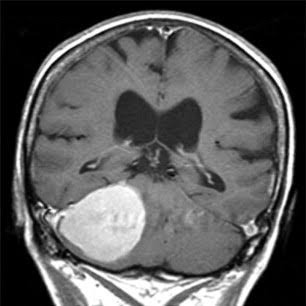
#> input picture image(14).jpg, 306 x 306 px
$ jupyter execute 'temp segmentation.ipynb'
#> lines starting #> are read from the running program, lines starting #| are printed output that depends on the picture; after the words box and inside, x2 and y2 are one past the last pixel; in counts of white or black regions, pixels touching at a corner belong together
[cell 1]
# Import libraries

import numpy as np
import pandas as pd
import matplotlib.pyplot as plt
from PIL import Image
import numpy as np
import skimage
from skimage.morphology import extrema
import cv2

[cell 2]
def ShowImage(title,img,ctype):
  plt.figure()

  if ctype=='bgr':
    b,g,r = cv2.split(img)           # get b,g,r
    rgb_img = cv2.merge([r,g,b])     # switch it to rgb
    plt.imshow(rgb_img)

  elif ctype=='hsv':
    rgb = cv2.cvtColor(img,cv2.COLOR_HSV2RGB)
    plt.imshow(rgb)

  elif ctype=='gray':
    plt.imshow(img,cmap='gray')

  elif ctype=='rgb':
    plt.imshow(img)

  else:
    raise Exception("Unknown colour type")

  plt.axis('off')
  plt.title(title)
  plt.show()

[cell 3]
img = cv2.imread('image(14).jpg')
#> img is the input picture: shape (306, 306, 3); min 0, max 255, mean 91.5


# ***********************Input Image****************************
gray = cv2.cvtColor(img,cv2.COLOR_BGR2GRAY)
ShowImage('Brain MRI',gray,'gray')


# ********************Thresholding Segmentation*****************
ret, thresh = cv2.threshold(gray,0,255,cv2.THRESH_OTSU)
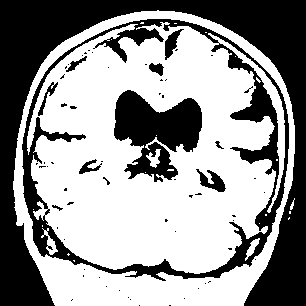
#> thresh: shape (306, 306); 59% white; 65 black regions (54 under 20 px), largest, box (x1, y1, x2, y2) and area: (0, 0, 306, 306) 23396, (22, 19, 289, 281) 8978, (114, 90, 202, 182) 4688
#> ret = 80
ShowImage('Thresholding image',thresh,'gray')


# ********************Watershed Segmentation********************


kernel = np.ones((3,3),np.uint8)
opening = cv2.morphologyEx(thresh,cv2.MORPH_OPEN,kernel, iterations = 2)
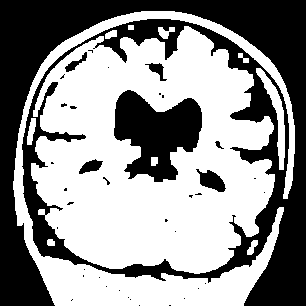
#> opening: shape (306, 306); 56.9% white; 38 black regions (31 under 20 px), largest, box (x1, y1, x2, y2) and area: (0, 0, 306, 306) 34329, (114, 90, 202, 182) 5002, (196, 169, 226, 192) 378

# Finding sure background area
sure_bg = cv2.dilate(thresh,kernel,iterations=3)
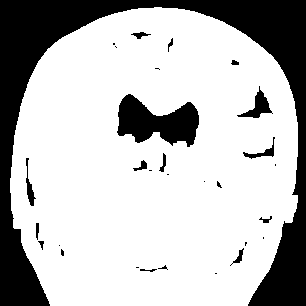
#> sure_bg: shape (306, 306); 74.2% white; 30 black regions (15 under 20 px), largest, box (x1, y1, x2, y2) and area: (0, 0, 306, 306) 20282, (117, 94, 199, 147) 2601, (237, 86, 273, 118) 383

# Finding sure foreground area
dist_transform = cv2.distanceTransform(opening,cv2.DIST_L2,5)
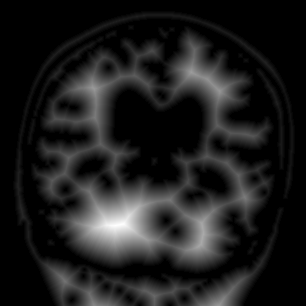
#> dist_transform: shape (306, 306) float32; min 0, max 42.38, mean 5; drawn with min black and max white
ret, sure_fg = cv2.threshold(dist_transform,0.7*dist_transform.max(),255,0)
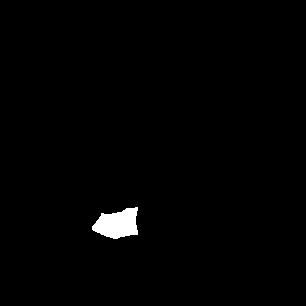
#> sure_fg: shape (306, 306) float32; 1.1% white; 1 white region, box (x1, y1, x2, y2) and area: (92, 207, 138, 239) 1016
#> ret = 29.66

# Finding unknown region
sure_fg = np.uint8(sure_fg)
unknown = cv2.subtract(sure_bg,sure_fg)
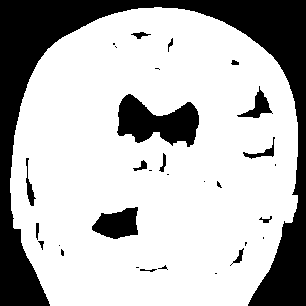
#> unknown: shape (306, 306); 73.1% white; 31 black regions (15 under 20 px), largest, box (x1, y1, x2, y2) and area: (0, 0, 306, 306) 20282, (117, 94, 199, 147) 2601, (92, 207, 138, 239) 1016

# Marker labelling
ret, markers = cv2.connectedComponents(sure_fg)
#> ret = 2

# Add one to all labels so that sure background is not 0, but 1
markers = markers+1


# Now, mark the region of unknown with zero
markers[unknown==255] = 0
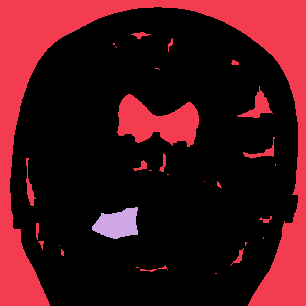
#> markers: shape (306, 306) int32; 3 distinct labels, from 0 to 2; one colour per label, 0 black
markers = cv2.watershed(img,markers)
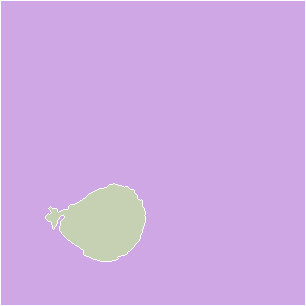
#> markers: shape (306, 306) int32; 3 distinct labels, from -1 to 2; one colour per label, 0 black, -1 white
img[markers == -1] = [255,0,0]
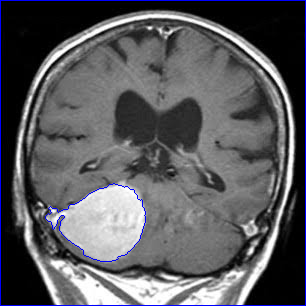
#> img: shape (306, 306, 3); 1.61% of pixels changed, all inside (x1, y1, x2, y2) = (0, 0, 306, 306)

im1 = cv2.cvtColor(img,cv2.COLOR_HSV2RGB)
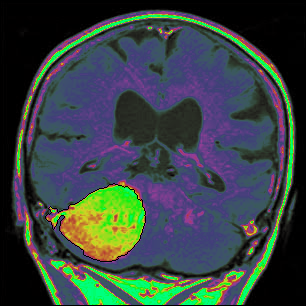
#> im1: shape (306, 306, 3); mean R, G, B 55.3, 66.6, 66.7
ShowImage('Watershed segmented image',im1,'gray')

$ run again, with image(8).jpg copied over image(14).jpg
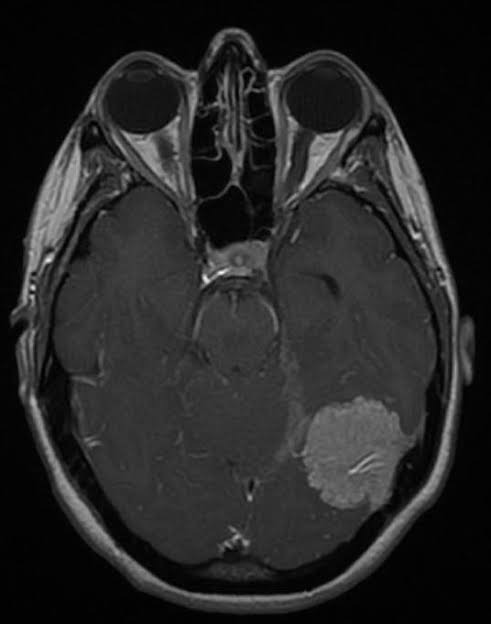
#> input picture image(8).jpg, 491 x 624 px
#> img is the input picture: shape (624, 491, 3); min 0, max 251, mean 38.4
#> `ret, thresh = cv2.threshold(gray,0,255,cv2.THRESH_OTSU)`:
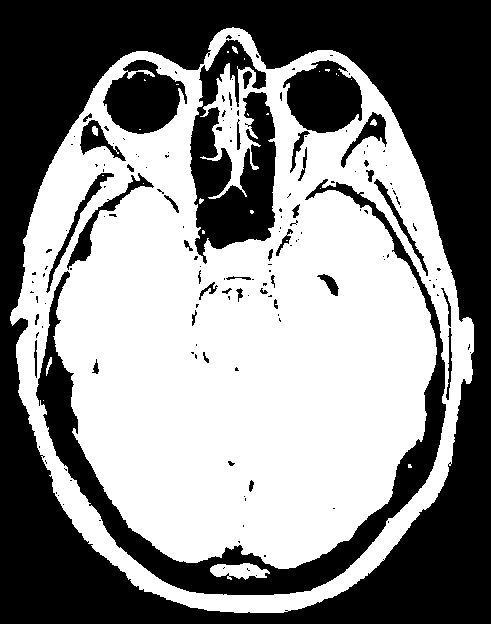
#> thresh: shape (624, 491); 53.1% white; 163 black regions (120 under 20 px), largest, box (x1, y1, x2, y2) and area: (0, 0, 491, 624) 100740, (36, 179, 446, 595) 17901, (190, 40, 276, 264) 10627
#> `ret, thresh = cv2.threshold(gray,0,255,cv2.THRESH_OTSU)`: ret = 36
#> opening: shape (624, 491); 52.2% white; 88 black regions (64 under 20 px), largest, box (x1, y1, x2, y2) and area: (0, 0, 491, 624) 113752, (34, 164, 452, 595) 20077, (283, 60, 362, 181) 4605
#> sure_bg: shape (624, 491); 62.3% white; 36 black regions (20 under 20 px), largest, box (x1, y1, x2, y2) and area: (0, 0, 491, 624) 93910, (40, 359, 443, 592) 9329, (199, 96, 273, 245) 4000
#> `ret, sure_fg = cv2.threshold(dist_transform,0.7*dist_transform.max(),2..`: ret = 65.3
#> unknown: shape (624, 491); 60.5% white; 38 black regions (20 under 20 px), largest, box (x1, y1, x2, y2) and area: (0, 0, 491, 624) 93910, (40, 359, 443, 592) 9329, (283, 353, 370, 448) 4520
#> `ret, markers = cv2.connectedComponents(sure_fg)`: ret = 3
#> img: shape (624, 491, 3); 1.63% of pixels changed, all inside (x1, y1, x2, y2) = (0, 0, 491, 624)
#> `im1 = cv2.cvtColor(img,cv2.COLOR_HSV2RGB)`:
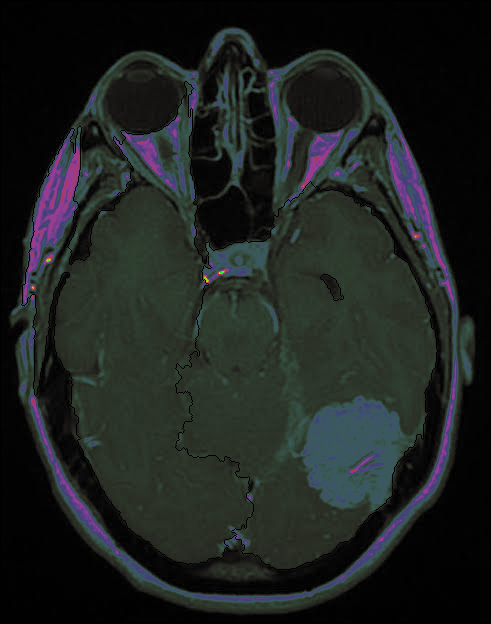
#> im1: shape (624, 491, 3); mean R, G, B 30, 34, 32.3

$ run again, with glioma.jpg copied over image(14).jpg
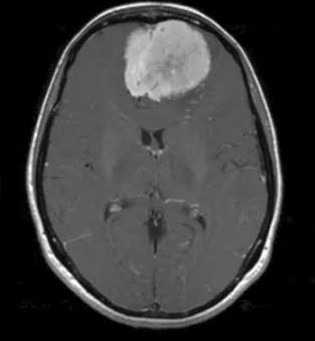
#> input picture glioma.jpg, 315 x 341 px
#> img is the input picture: shape (341, 315, 3); min 0, max 255, mean 59.1
#> thresh: shape (341, 315); 56% white; 25 black regions (17 under 20 px), largest, box (x1, y1, x2, y2) and area: (0, 0, 315, 341) 41087, (35, 9, 276, 319) 5644, (148, 217, 162, 253) 233
#> `ret, thresh = cv2.threshold(gray,0,255,cv2.THRESH_OTSU)`: ret = 53
#> opening: shape (341, 315); 55.3% white; 8 black regions (3 under 20 px), largest, box (x1, y1, x2, y2) and area: (0, 0, 315, 341) 47402, (148, 210, 162, 253) 309, (142, 130, 163, 148) 194, (198, 217, 205, 228) 40, (105, 210, 109, 219) 22
#> sure_bg: shape (341, 315); 64.8% white; 26 black regions (19 under 20 px), largest, box (x1, y1, x2, y2) and area: (0, 0, 315, 341) 37603, (265, 151, 270, 175) 45, (270, 176, 272, 201) 33
#> `ret, sure_fg = cv2.threshold(dist_transform,0.7*dist_transform.max(),2..`: ret = 38.9
#> unknown: shape (341, 315); 60.1% white; 28 black regions (20 under 20 px), largest, box (x1, y1, x2, y2) and area: (0, 0, 315, 341) 37603, (93, 59, 227, 188) 4971, (265, 151, 270, 175) 45
#> `ret, markers = cv2.connectedComponents(sure_fg)`: ret = 3
#> img: shape (341, 315, 3); 2.37% of pixels changed, all inside (x1, y1, x2, y2) = (0, 0, 315, 341)
#> `im1 = cv2.cvtColor(img,cv2.COLOR_HSV2RGB)`:
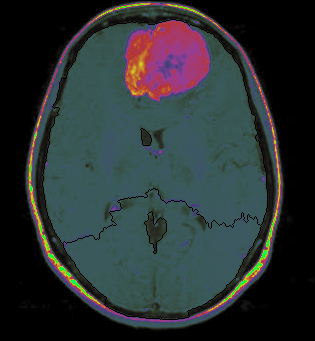
#> im1: shape (341, 315, 3); mean R, G, B 41.9, 49.1, 50.1
